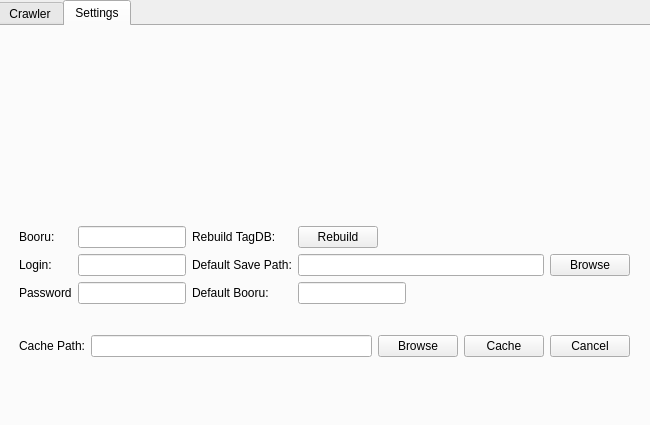
<?xml version="1.0" encoding="UTF-8"?>
<ui version="4.0">
 <class>crawler</class>
 <widget class="QDialog" name="crawler">
  <property name="geometry">
   <rect>
    <x>0</x>
    <y>0</y>
    <width>650</width>
    <height>425</height>
   </rect>
  </property>
  <property name="sizePolicy">
   <sizepolicy hsizetype="Minimum" vsizetype="Preferred">
    <horstretch>0</horstretch>
    <verstretch>0</verstretch>
   </sizepolicy>
  </property>
  <property name="minimumSize">
   <size>
    <width>650</width>
    <height>425</height>
   </size>
  </property>
  <property name="maximumSize">
   <size>
    <width>650</width>
    <height>425</height>
   </size>
  </property>
  <property name="focusPolicy">
   <enum>Qt::NoFocus</enum>
  </property>
  <property name="windowTitle">
   <string>CirnoCrawler</string>
  </property>
  <property name="windowIcon">
   <iconset resource="cirnocrawler.qrc">
    <normaloff>:/cirno/icon.png</normaloff>:/cirno/icon.png</iconset>
  </property>
  <property name="styleSheet">
   <string notr="true"/>
  </property>
  <widget class="QTabWidget" name="tabWidget">
   <property name="geometry">
    <rect>
     <x>-3</x>
     <y>0</y>
     <width>661</width>
     <height>431</height>
    </rect>
   </property>
   <property name="maximumSize">
    <size>
     <width>16777211</width>
     <height>16777215</height>
    </size>
   </property>
   <property name="tabPosition">
    <enum>QTabWidget::North</enum>
   </property>
   <property name="tabShape">
    <enum>QTabWidget::Rounded</enum>
   </property>
   <property name="currentIndex">
    <number>1</number>
   </property>
   <property name="elideMode">
    <enum>Qt::ElideLeft</enum>
   </property>
   <widget class="QWidget" name="tab_one">
    <attribute name="title">
     <string>Crawler</string>
    </attribute>
    <widget class="QWidget" name="gridLayoutWidget">
     <property name="geometry">
      <rect>
       <x>10</x>
       <y>0</y>
       <width>511</width>
       <height>411</height>
      </rect>
     </property>
     <layout class="QGridLayout" name="inputGrid">
      <item row="5" column="0">
       <widget class="QLabel" name="threadsLabel">
        <property name="text">
         <string>     Threads:</string>
        </property>
       </widget>
      </item>
      <item row="6" column="2">
       <widget class="QPushButton" name="browseBtn">
        <property name="text">
         <string>Browse</string>
        </property>
       </widget>
      </item>
      <item row="3" column="0">
       <widget class="QLabel" name="imageLabel">
        <property name="acceptDrops">
         <bool>false</bool>
        </property>
        <property name="toolTip">
         <string>Max number of images per page.</string>
        </property>
        <property name="text">
         <string>Image Limit:</string>
        </property>
       </widget>
      </item>
      <item row="6" column="0">
       <widget class="QLabel" name="savepathLabel">
        <property name="toolTip">
         <string>&lt;!DOCTYPE HTML PUBLIC &quot;-//W3C//DTD HTML 4.0//EN&quot; &quot;http://www.w3.org/TR/REC-html40/strict.dtd&quot;&gt;
&lt;html&gt;&lt;head&gt;&lt;meta name=&quot;qrichtext&quot; content=&quot;1&quot; /&gt;&lt;style type=&quot;text/css&quot;&gt;
p, li { white-space: pre-wrap; }
&lt;/style&gt;&lt;/head&gt;&lt;body style=&quot; font-family:'MS Shell Dlg 2'; font-size:8.25pt; font-weight:400; font-style:normal;&quot;&gt;
&lt;p align=&quot;center&quot; style=&quot; margin-top:0px; margin-bottom:0px; margin-left:0px; margin-right:0px; -qt-block-indent:0; text-indent:0px;&quot;&gt;Change location to save files to.&lt;/p&gt;
&lt;p align=&quot;center&quot; style=&quot; margin-top:0px; margin-bottom:0px; margin-left:0px; margin-right:0px; -qt-block-indent:0; text-indent:0px;&quot;&gt;Default is %sysdrive%/Users/%user%/Downloads/%tag%/ for windows,&lt;/p&gt;
&lt;p align=&quot;center&quot; style=&quot; margin-top:0px; margin-bottom:0px; margin-left:0px; margin-right:0px; -qt-block-indent:0; text-indent:0px;&quot;&gt;or /home/%tag%/ for unix.&lt;/p&gt;&lt;/body&gt;&lt;/html&gt;</string>
        </property>
        <property name="autoFillBackground">
         <bool>false</bool>
        </property>
        <property name="text">
         <string>      Save to:</string>
        </property>
       </widget>
      </item>
      <item row="3" column="1">
       <widget class="QSpinBox" name="imageLimitBox">
        <property name="maximumSize">
         <size>
          <width>100</width>
          <height>20</height>
         </size>
        </property>
        <property name="minimum">
         <number>0</number>
        </property>
        <property name="maximum">
         <number>1000000</number>
        </property>
       </widget>
      </item>
      <item row="2" column="0">
       <widget class="QLabel" name="postcountLabel">
        <property name="toolTip">
         <string>&lt;!DOCTYPE HTML PUBLIC &quot;-//W3C//DTD HTML 4.0//EN&quot; &quot;http://www.w3.org/TR/REC-html40/strict.dtd&quot;&gt;
&lt;html&gt;&lt;head&gt;&lt;meta name=&quot;qrichtext&quot; content=&quot;1&quot; /&gt;&lt;style type=&quot;text/css&quot;&gt;
p, li { white-space: pre-wrap; }
&lt;/style&gt;&lt;/head&gt;&lt;body style=&quot; font-family:'MS Shell Dlg 2'; font-size:8.25pt; font-weight:400; font-style:normal;&quot;&gt;
&lt;p align=&quot;center&quot; style=&quot; margin-top:0px; margin-bottom:0px; margin-left:0px; margin-right:0px; -qt-block-indent:0; text-indent:0px;&quot;&gt;Total number of images on a given imageboard for a certain tag.&lt;/p&gt;&lt;/body&gt;&lt;/html&gt;</string>
        </property>
        <property name="text">
         <string>       Count:</string>
        </property>
       </widget>
      </item>
      <item row="2" column="1">
       <widget class="QLineEdit" name="postcountLineEdit">
        <property name="readOnly">
         <bool>true</bool>
        </property>
        <property name="placeholderText">
         <string>Number of images for a given tag on selected booru (press count)</string>
        </property>
       </widget>
      </item>
      <item row="5" column="1">
       <widget class="QSpinBox" name="threadSpinBox">
        <property name="sizePolicy">
         <sizepolicy hsizetype="Fixed" vsizetype="Fixed">
          <horstretch>0</horstretch>
          <verstretch>0</verstretch>
         </sizepolicy>
        </property>
        <property name="maximumSize">
         <size>
          <width>50</width>
          <height>20</height>
         </size>
        </property>
        <property name="minimum">
         <number>1</number>
        </property>
        <property name="maximum">
         <number>8</number>
        </property>
        <property name="value">
         <number>4</number>
        </property>
       </widget>
      </item>
      <item row="0" column="1">
       <widget class="QLineEdit" name="tagLineEdit">
        <property name="placeholderText">
         <string>tags go here...</string>
        </property>
       </widget>
      </item>
      <item row="1" column="1">
       <widget class="QComboBox" name="booruComboBox">
        <property name="sizePolicy">
         <sizepolicy hsizetype="Fixed" vsizetype="Fixed">
          <horstretch>0</horstretch>
          <verstretch>0</verstretch>
         </sizepolicy>
        </property>
        <property name="maximumSize">
         <size>
          <width>150</width>
          <height>20</height>
         </size>
        </property>
        <property name="cursor">
         <cursorShape>IBeamCursor</cursorShape>
        </property>
        <property name="editable">
         <bool>false</bool>
        </property>
        <property name="currentIndex">
         <number>-1</number>
        </property>
        <property name="maxVisibleItems">
         <number>11</number>
        </property>
       </widget>
      </item>
      <item row="4" column="1">
       <layout class="QGridLayout" name="ratingGrid">
        <property name="sizeConstraint">
         <enum>QLayout::SetMinAndMaxSize</enum>
        </property>
        <item row="0" column="2">
         <widget class="QRadioButton" name="questionableRadio">
          <property name="text">
           <string>Questionable    </string>
          </property>
         </widget>
        </item>
        <item row="0" column="1">
         <widget class="QRadioButton" name="explicitRadio">
          <property name="text">
           <string>Explicit</string>
          </property>
          <property name="checked">
           <bool>true</bool>
          </property>
         </widget>
        </item>
        <item row="0" column="3">
         <widget class="QRadioButton" name="safeRadio">
          <property name="text">
           <string>Safe</string>
          </property>
         </widget>
        </item>
       </layout>
      </item>
      <item row="6" column="1">
       <widget class="QLineEdit" name="savepathLineEdit"/>
      </item>
      <item row="1" column="0">
       <widget class="QLabel" name="booruLabel">
        <property name="toolTip">
         <string>Choice of imageboard to download from.</string>
        </property>
        <property name="text">
         <string>         Booru:</string>
        </property>
       </widget>
      </item>
      <item row="0" column="0">
       <widget class="QLabel" name="tagLabel">
        <property name="toolTip">
         <string>&lt;!DOCTYPE HTML PUBLIC &quot;-//W3C//DTD HTML 4.0//EN&quot; &quot;http://www.w3.org/TR/REC-html40/strict.dtd&quot;&gt;
&lt;html&gt;&lt;head&gt;&lt;meta name=&quot;qrichtext&quot; content=&quot;1&quot; /&gt;&lt;style type=&quot;text/css&quot;&gt;
p, li { white-space: pre-wrap; }
&lt;/style&gt;&lt;/head&gt;&lt;body style=&quot; font-family:'MS Shell Dlg 2'; font-size:8.25pt; font-weight:400; font-style:normal;&quot;&gt;
&lt;p align=&quot;center&quot; style=&quot; margin-top:0px; margin-bottom:0px; margin-left:0px; margin-right:0px; -qt-block-indent:0; text-indent:0px;&quot;&gt;&lt;span style=&quot; font-size:8pt;&quot;&gt;Tags to download.  Maximum of two. Separate by space and&lt;/span&gt;&lt;/p&gt;
&lt;p align=&quot;center&quot; style=&quot; margin-top:0px; margin-bottom:0px; margin-left:0px; margin-right:0px; -qt-block-indent:0; text-indent:0px;&quot;&gt;&lt;span style=&quot; font-size:8pt;&quot;&gt; wrap in quotes &amp;quot;&amp;quot; to use two tags.&lt;/span&gt;&lt;/p&gt;&lt;/body&gt;&lt;/html&gt;</string>
        </property>
        <property name="text">
         <string>          Tags:</string>
        </property>
       </widget>
      </item>
      <item row="4" column="0">
       <widget class="QLabel" name="ratingLabel">
        <property name="acceptDrops">
         <bool>false</bool>
        </property>
        <property name="toolTip">
         <string>&lt;!DOCTYPE HTML PUBLIC &quot;-//W3C//DTD HTML 4.0//EN&quot; &quot;http://www.w3.org/TR/REC-html40/strict.dtd&quot;&gt;
&lt;html&gt;&lt;head&gt;&lt;meta name=&quot;qrichtext&quot; content=&quot;1&quot; /&gt;&lt;style type=&quot;text/css&quot;&gt;
p, li { white-space: pre-wrap; }
&lt;/style&gt;&lt;/head&gt;&lt;body style=&quot; font-family:'MS Shell Dlg 2'; font-size:8.25pt; font-weight:400; font-style:normal;&quot;&gt;
&lt;p align=&quot;center&quot; style=&quot; margin-top:0px; margin-bottom:0px; margin-left:0px; margin-right:0px; -qt-block-indent:0; text-indent:0px;&quot;&gt;&lt;span style=&quot; font-size:8pt;&quot;&gt;This is the rating exclusion system. Checking a rating will prevent anything&lt;/span&gt;&lt;/p&gt;
&lt;p align=&quot;center&quot; style=&quot; margin-top:0px; margin-bottom:0px; margin-left:0px; margin-right:0px; -qt-block-indent:0; text-indent:0px;&quot;&gt;&lt;span style=&quot; font-size:8pt;&quot;&gt; of a more risque nature than chosen from being shown.&lt;/span&gt;&lt;/p&gt;&lt;/body&gt;&lt;/html&gt;</string>
        </property>
        <property name="text">
         <string>Rating Limit:</string>
        </property>
       </widget>
      </item>
      <item row="7" column="0" colspan="2">
       <widget class="QTextEdit" name="outputTextEdit">
        <property name="sizePolicy">
         <sizepolicy hsizetype="Expanding" vsizetype="Expanding">
          <horstretch>0</horstretch>
          <verstretch>0</verstretch>
         </sizepolicy>
        </property>
        <property name="maximumSize">
         <size>
          <width>600</width>
          <height>100</height>
         </size>
        </property>
        <property name="autoFillBackground">
         <bool>false</bool>
        </property>
        <property name="frameShape">
         <enum>QFrame::Panel</enum>
        </property>
        <property name="frameShadow">
         <enum>QFrame::Plain</enum>
        </property>
        <property name="readOnly">
         <bool>true</bool>
        </property>
        <property name="textInteractionFlags">
         <set>Qt::LinksAccessibleByMouse|Qt::TextSelectableByMouse</set>
        </property>
       </widget>
      </item>
      <item row="7" column="2">
       <layout class="QVBoxLayout" name="verticalLayout">
        <item>
         <widget class="QPushButton" name="crawlBtn">
          <property name="sizePolicy">
           <sizepolicy hsizetype="Fixed" vsizetype="Fixed">
            <horstretch>0</horstretch>
            <verstretch>0</verstretch>
           </sizepolicy>
          </property>
          <property name="text">
           <string>Crawl</string>
          </property>
         </widget>
        </item>
        <item>
         <widget class="QPushButton" name="cancelBtn">
          <property name="text">
           <string>Cancel</string>
          </property>
         </widget>
        </item>
       </layout>
      </item>
      <item row="2" column="2">
       <widget class="QPushButton" name="postcountBtn">
        <property name="text">
         <string>Count</string>
        </property>
       </widget>
      </item>
     </layout>
    </widget>
    <widget class="QWidget" name="cirnoLogo" native="true">
     <property name="geometry">
      <rect>
       <x>520</x>
       <y>70</y>
       <width>151</width>
       <height>251</height>
      </rect>
     </property>
     <property name="sizePolicy">
      <sizepolicy hsizetype="Preferred" vsizetype="Preferred">
       <horstretch>0</horstretch>
       <verstretch>0</verstretch>
      </sizepolicy>
     </property>
     <property name="minimumSize">
      <size>
       <width>0</width>
       <height>0</height>
      </size>
     </property>
     <property name="maximumSize">
      <size>
       <width>100000</width>
       <height>100000</height>
      </size>
     </property>
     <property name="baseSize">
      <size>
       <width>0</width>
       <height>0</height>
      </size>
     </property>
     <property name="styleSheet">
      <string notr="true">image: url(:/cirno/cirno3.png);</string>
     </property>
    </widget>
   </widget>
   <widget class="QWidget" name="tab_2">
    <attribute name="title">
     <string>Settings</string>
    </attribute>
    <widget class="QWidget" name="cirnoLogo2" native="true">
     <property name="geometry">
      <rect>
       <x>480</x>
       <y>0</y>
       <width>171</width>
       <height>191</height>
      </rect>
     </property>
     <property name="styleSheet">
      <string notr="true">image: url(:/cirno/cirno3.png);</string>
     </property>
    </widget>
    <widget class="QWidget" name="horizontalLayoutWidget">
     <property name="geometry">
      <rect>
       <x>20</x>
       <y>280</y>
       <width>611</width>
       <height>80</height>
      </rect>
     </property>
     <layout class="QHBoxLayout" name="horizontalLayout_4">
      <item>
       <widget class="QLabel" name="cachepathLabel">
        <property name="text">
         <string>Cache Path:</string>
        </property>
       </widget>
      </item>
      <item>
       <widget class="QLineEdit" name="cachepathLineEdit"/>
      </item>
      <item>
       <widget class="QPushButton" name="cachepathFileDialog">
        <property name="text">
         <string>Browse</string>
        </property>
       </widget>
      </item>
      <item>
       <widget class="QPushButton" name="cacheBtn">
        <property name="text">
         <string>Cache</string>
        </property>
       </widget>
      </item>
      <item>
       <widget class="QPushButton" name="settingscancelBtn">
        <property name="text">
         <string>Cancel</string>
        </property>
       </widget>
      </item>
     </layout>
    </widget>
    <widget class="QWidget" name="gridLayoutWidget_3">
     <property name="geometry">
      <rect>
       <x>20</x>
       <y>200</y>
       <width>611</width>
       <height>80</height>
      </rect>
     </property>
     <layout class="QGridLayout" name="gridLayout">
      <item row="0" column="1">
       <widget class="QLineEdit" name="booruShorthand">
        <property name="sizePolicy">
         <sizepolicy hsizetype="Fixed" vsizetype="Fixed">
          <horstretch>0</horstretch>
          <verstretch>0</verstretch>
         </sizepolicy>
        </property>
       </widget>
      </item>
      <item row="1" column="2">
       <widget class="QLabel" name="defaultSavePathLabel">
        <property name="text">
         <string>Default Save Path:</string>
        </property>
       </widget>
      </item>
      <item row="1" column="3">
       <widget class="QLineEdit" name="defaultSavePath"/>
      </item>
      <item row="1" column="1">
       <widget class="QLineEdit" name="booruLogin">
        <property name="sizePolicy">
         <sizepolicy hsizetype="Fixed" vsizetype="Fixed">
          <horstretch>0</horstretch>
          <verstretch>0</verstretch>
         </sizepolicy>
        </property>
       </widget>
      </item>
      <item row="2" column="0">
       <widget class="QLabel" name="booruPasswordLabel">
        <property name="text">
         <string>Password</string>
        </property>
       </widget>
      </item>
      <item row="2" column="1">
       <widget class="QLineEdit" name="booruPassword">
        <property name="sizePolicy">
         <sizepolicy hsizetype="Fixed" vsizetype="Fixed">
          <horstretch>0</horstretch>
          <verstretch>0</verstretch>
         </sizepolicy>
        </property>
        <property name="inputMask">
         <string/>
        </property>
        <property name="echoMode">
         <enum>QLineEdit::Password</enum>
        </property>
       </widget>
      </item>
      <item row="1" column="0">
       <widget class="QLabel" name="booruLoginLabel">
        <property name="text">
         <string>Login:</string>
        </property>
       </widget>
      </item>
      <item row="2" column="3">
       <widget class="QLineEdit" name="defaultBooru">
        <property name="sizePolicy">
         <sizepolicy hsizetype="Fixed" vsizetype="Fixed">
          <horstretch>0</horstretch>
          <verstretch>0</verstretch>
         </sizepolicy>
        </property>
       </widget>
      </item>
      <item row="0" column="0">
       <widget class="QLabel" name="booruShorthandLabel">
        <property name="text">
         <string>Booru:</string>
        </property>
       </widget>
      </item>
      <item row="2" column="2">
       <widget class="QLabel" name="defaultBooruLabel">
        <property name="text">
         <string>Default Booru:</string>
        </property>
       </widget>
      </item>
      <item row="1" column="4">
       <widget class="QPushButton" name="defaultPathBtn">
        <property name="text">
         <string>Browse</string>
        </property>
       </widget>
      </item>
      <item row="0" column="3">
       <widget class="QPushButton" name="pushButton">
        <property name="sizePolicy">
         <sizepolicy hsizetype="Fixed" vsizetype="Fixed">
          <horstretch>0</horstretch>
          <verstretch>0</verstretch>
         </sizepolicy>
        </property>
        <property name="text">
         <string>Rebuild</string>
        </property>
       </widget>
      </item>
      <item row="0" column="2">
       <widget class="QLabel" name="label">
        <property name="text">
         <string>Rebuild TagDB:</string>
        </property>
       </widget>
      </item>
     </layout>
    </widget>
   </widget>
  </widget>
 </widget>
 <resources>
  <include location="cirnocrawler.qrc"/>
 </resources>
 <connections/>
</ui>
